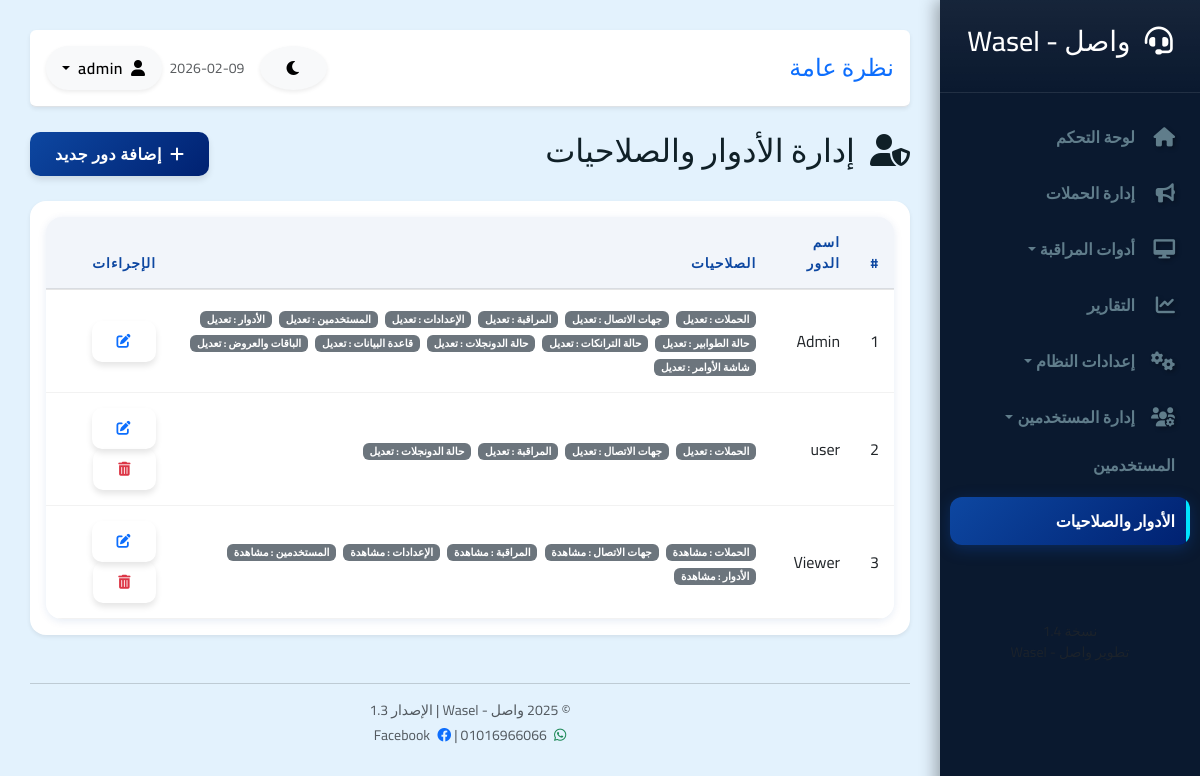
/roles (signed in), run on the app's committed database.
### models.py (models this page shows, shortened)
class User(UserMixin, db.Model):
    id = db.Column(db.Integer, primary_key=True)
    username = db.Column(db.String(50), unique=True, nullable=False)
    password_hash = db.Column(db.String(128), nullable=False)
    role = db.Column(db.String(20), default='user')
    role_id = db.Column(db.Integer, db.ForeignKey('role.id'), nullable=True)
    is_banned = db.Column(db.Boolean, default=False) # حالة الحظر
    client_id = db.Column(db.Integer, db.ForeignKey('client.id'), nullable=True) # العميل التابع له (للنظام متعدد المستخدمين)
    @property
    def permissions(self):
        if self.role_id and self.user_role:
            return self.user_role.get_permissions()
    def can(self, resource, action='view'):
        perms = self.permissions
        user_access = perms.get(resource, 'none')
        if user_access == 'edit':
            return True
        if user_access == 'view' and action == 'view':
            return True
        return False

class Role(db.Model):
    id = db.Column(db.Integer, primary_key=True)
    name = db.Column(db.String(50), unique=True, nullable=False)
    permissions = db.Column(db.Text, default='{}') # JSON string
    users = db.relationship('User', backref='user_role', lazy=True)
    def get_permissions(self):
        try:
            return json.loads(self.permissions) if self.permissions else {}
        except:
            return {}

### app.py (the view)
@app.route('/roles')
@login_required
@requires_permission('roles', 'view')
def roles():
    roles = Role.query.all()
    return render_template('roles.html', roles=roles)

### app.py (called while the page is built)
@login_manager.user_loader
def load_user(user_id):
    return User.query.get(int(user_id))

def requires_permission(resource, action='view'):
    def decorator(f):
        @wraps(f)
        def decorated_function(*args, **kwargs):
            if not current_user.is_authenticated:
                return redirect(url_for('login'))
            if not current_user.can(resource, action):
                flash('ليس لديك صلاحية للقيام بهذا الإجراء', 'danger')
                return redirect(request.referrer or url_for('index'))
            return f(*args, **kwargs)
        return decorated_function
    return decorator

@app.context_processor
def inject_now():
    return {'now_date': datetime.now().strftime('%Y-%m-%d')}

### templates/roles.html (shortened to what this page needs)
{% extends "base.html" %}
{% block content %}
<div class="d-flex justify-content-between align-items-center mb-4">
    <h2><i class="fas fa-user-shield me-2"></i> إدارة الأدوار والصلاحيات</h2>
    {% if current_user.can('roles', 'edit') %}
    <button type="button" class="btn btn-primary" data-bs-toggle="modal" data-bs-target="#addRoleModal">
        <i class="fas fa-plus me-1"></i> إضافة دور جديد
    </button>
    {% endif %}
</div>
<div class="card shadow-sm">
    <div class="card-body">
        <div class="table-responsive">
            <table class="table table-hover align-middle">
                <thead class="table-light">
                    <tr>
                        <th>#</th>
                        <th>اسم الدور</th>
                        <th>الصلاحيات</th>
                        <th>الإجراءات</th>
                    </tr>
                </thead>
                <tbody>
                    {% for role in roles %}
                    <tr>
                        <td>{{ role.id }}</td>
                        <td>{{ role.name }}</td>
                        <td>
                            <small class="text-muted">
                                {% set perms = role.get_permissions() %}
                                {% for res, access in perms.items() %}
                                    {% if access != 'none' %}
                                        <span class="badge bg-secondary me-1">
                                            {% if res == 'campaigns' %}الحملات
                                            {% elif res == 'contacts' %}جهات الاتصال
                                            {% elif res == 'monitor' %}المراقبة
                                            {% elif res == 'settings' %}الإعدادات
                                            {% elif res == 'users' %}المستخدمين
                                            {% elif res == 'roles' %}الأدوار
                                            {% elif res == 'monitor_queues' %}حالة الطوابير
                                            {% elif res == 'monitor_trunks' %}حالة الترانكات
                                            {% elif res == 'monitor_dongles' %}حالة الدونجلات
                                            {% elif res == 'database' %}قاعدة البيانات
                                            {% elif res == 'packages' %}الباقات والعروض
                                            {% elif res == 'command_screen' %}شاشة الأوامر
                                            {% elif res == 'test_call' %}اتصال تجريبي
                                            {% else %}{{ res }}{% endif %}
                                            :
                                            {% if access == 'view' %}مشاهدة{% else %}تعديل{% endif %}
                                        </span>
                                    {% endif %}
                                {% endfor %}
                            </small>
                        </td>
                        <td>
                            {% if current_user.can('roles', 'edit') %}
                            <button class="btn btn-sm btn-outline-primary me-1" data-bs-toggle="modal" data-bs-target="#editRoleModal{{ role.id }}">
                                <i class="fas fa-edit"></i>
                            </button>
                            {% if role.name != 'Admin' %}
                            <a href="{{ url_for('delete_role', role_id=role.id) }}" class="btn btn-sm btn-outline-danger" onclick="return confirm('هل أنت متأكد من حذف هذا الدور؟');">
                                <i class="fas fa-trash-alt"></i>
                            </a>
                            {% endif %}
                            {% endif %}
                        </td>
                    </tr>
                    {% endfor %}
                </tbody>
            </table>
        </div>
    </div>
</div>
{% endblock %}

### templates/base.html (shortened to what this page needs)
<!DOCTYPE html>
<html lang="ar" dir="rtl">
<head>
    <link rel="stylesheet" href="https://cdn.jsdelivr.net/npm/bootstrap@5.3.0/dist/css/bootstrap.rtl.min.css">
    <link rel="stylesheet" href="https://cdnjs.cloudflare.com/ajax/libs/font-awesome/6.0.0/css/all.min.css">
    <link rel="stylesheet" href="{{ url_for('static', filename='css/style.css') }}">
</head>
<body>
    <div class="wrapper">
        <nav class="sidebar">
            <div class="sidebar-header">
                <h3 style="display:none;"><i class="fas fa-headset me-2"></i> واصل - Wasel</h3>
            </div>
            <ul class="list-unstyled components">
                <li class="{{ 'active' if request.endpoint == 'index' else '' }}">
                    <a href="{{ url_for('index') }}">
                        <i class="fas fa-home"></i> لوحة التحكم
                    </a>
                </li>
                {% if current_user.can('campaigns', 'view') %}
                <li class="{{ 'active' if 'campaign' in request.endpoint else '' }}">
                    <a href="{{ url_for('campaigns') }}">
                        <i class="fas fa-bullhorn"></i> إدارة الحملات
                    </a>
                </li>
                {% endif %}
                {% if current_user.can('monitor', 'view') %}
                <li>
                    <a href="#monitorSubmenu" data-bs-toggle="collapse" aria-expanded="false" class="dropdown-toggle">
                        <i class="fas fa-desktop"></i> أدوات المراقبة
                    </a>
                </li>
                {% endif %}
                {% if current_user.can('contacts', 'view') %}
                <li class="{{ 'active' if request.endpoint == 'reports' else '' }}">
                    <a href="{{ url_for('reports') }}">
                        <i class="fas fa-chart-line"></i> التقارير
                    </a>
                </li>
                {% endif %}
                {% if current_user.can('settings', 'view') or current_user.can('settings', 'edit') %}
                <li>
                    <a href="#systemSettingsSubmenu" data-bs-toggle="collapse" aria-expanded="false" class="dropdown-toggle">
                        <i class="fas fa-cogs"></i> إعدادات النظام
                    </a>
                </li>
                {% endif %}
                {% if current_user.can('users', 'view') or current_user.can('roles', 'view') %}
                <li>
                    <a href="#userManagementSubmenu" data-bs-toggle="collapse" aria-expanded="false" class="dropdown-toggle">
                        <i class="fas fa-users-cog"></i> إدارة المستخدمين
                    </a>
                    <ul class="collapse list-unstyled {{ 'show' if request.endpoint in ['users', 'roles'] else '' }}" id="userManagementSubmenu">
                        {% if current_user.can('users', 'view') %}
                        <li class="{{ 'active' if request.endpoint == 'users' else '' }}">
                            <a href="{{ url_for('users') }}">المستخدمين</a>
                        </li>
                        {% endif %}
                        {% if current_user.can('roles', 'view') %}
                        <li class="{{ 'active' if request.endpoint == 'roles' else '' }}">
                            <a href="{{ url_for('roles') }}">الأدوار والصلاحيات</a>
                        </li>
                        {% endif %}
                    </ul>
                </li>
                {% endif %}
            </ul>
            <div class="text-center mt-5 text-muted small px-3">
                <p>نسخة 1.4<br>تطوير واصل - Wasel</p>
            </div>
        </nav>
        <div class="content">
            <header class="d-flex justify-content-between align-items-center mb-4 pb-3 border-bottom bg-white p-3 rounded shadow-sm">
                <div class="d-flex align-items-center">
                    <h2 class="h4 text-primary m-0">
                        {% block header_title %}نظرة عامة{% endblock %}
                    </h2>
                </div>
                <div class="d-flex align-items-center">
                    <button class="btn btn-light rounded-circle me-2 shadow-sm" id="darkModeToggle" title="الوضع الليلي">
                        <i class="fas fa-moon"></i>
                    </button>
                    <span class="text-muted small me-2 ms-2 d-none d-md-inline">{{ now_date }}</span>
                    <div class="dropdown">
                        <button class="btn btn-light rounded-pill shadow-sm dropdown-toggle px-3" type="button" id="userDropdown" data-bs-toggle="dropdown" aria-expanded="false">
                            <i class="fas fa-user me-1"></i>
                            {% if current_user.is_authenticated %}
                                {{ current_user.username }}
                            {% else %}
                                زائر
                            {% endif %}
                        </button>
                    </div>
                </div>
            </header>
            <div class="toast-container position-fixed top-0 start-0 p-3" style="z-index: 1050;">
            </div>
            <div class="fade-in">
                {% block content %}{% endblock %}
            </div>
            <footer class="mt-5 text-center text-muted small">
                <hr>
                <p class="mb-1">&copy; 2025 واصل - Wasel | الإصدار 1.3</p>
                <p class="mb-0">
                    <i class="fab fa-whatsapp text-success me-1"></i> 01016966066 |
                    <a href="https://www.facebook.com/profile.php?id=61575252946157" target="_blank" class="text-decoration-none text-muted">
                        <i class="fab fa-facebook text-primary me-1"></i> Facebook
                    </a>
                </p>
            </footer>
        </div>
    </div>
</body>
</html>

### static/css/style.css (style rules this page uses)
:root { --primary-color: #0d47a1; --primary-light: #5472d3; --primary-dark: #002171; --accent-color: #00e5ff; --secondary-color: #546e7a; --success-color: #00c853; --info-color: #00b0ff; --warning-color: #ffab00; --danger-color: #d50000; --bg-body: #e3f2fd; --bg-card: #ffffff; --bg-sidebar: #0a192f; --text-main: #102027; --text-muted: #607d8b; --text-light: #ffffff; --shadow-sm: 0 2px 8px rgba(13, 71, 161, 0.1); --shadow-md: 0 5px 15px rgba(13, 71, 161, 0.15); --shadow-lg: 0 10px 25px rgba(13, 71, 161, 0.2); --shadow-3d: 5px 5px 10px #b8b9be, -5px -5px 10px #ffffff; --sidebar-width: 260px; --border-radius: 16px; --transition-speed: 0.3s; }
body { font-family: 'Cairo', sans-serif; background-color: var(--bg-body); color: var(--text-main); overflow-x: hidden; transition: background-color var(--transition-speed), color var(--transition-speed); }
.sidebar { height: 100vh; width: var(--sidebar-width); position: fixed; top: 0; right: 0; background: var(--bg-sidebar); color: var(--text-light); transition: all var(--transition-speed); z-index: 1000; box-shadow: -5px 0 15px rgba(0,0,0,0.3); overflow-y: auto; }
.sidebar-header { padding: 25px 15px; text-align: center; border-bottom: 1px solid rgba(255,255,255,0.05); background: linear-gradient(180deg, rgba(255,255,255,0.05) 0%, transparent 100%); }
.sidebar ul.components { padding: 20px 10px; }
.sidebar ul li { margin-bottom: 8px; }
.sidebar ul li a { padding: 12px 15px; display: flex; align-items: center; color: var(--text-muted); text-decoration: none; border-radius: 12px; transition: all var(--transition-speed); font-weight: 600; position: relative; overflow: hidden; }
.sidebar ul li a i { width: 30px; font-size: 1.2rem; margin-left: 10px; transition: transform var(--transition-speed); text-shadow: 2px 2px 4px rgba(0,0,0,0.3); }
.sidebar ul li.active > a { color: var(--text-light); background: linear-gradient(135deg, var(--primary-color) 0%, var(--primary-dark) 100%); box-shadow: 0 4px 15px rgba(13, 71, 161, 0.4); }
.sidebar ul li.active > a::before { content: ''; position: absolute; right: 0; top: 0; height: 100%; width: 4px; background: var(--accent-color); border-top-left-radius: 4px; border-bottom-left-radius: 4px; }
.content { margin-right: var(--sidebar-width); padding: 30px; transition: all var(--transition-speed); min-height: 100vh; }
header { background: var(--bg-card) !important; border-bottom: none !important; box-shadow: var(--shadow-sm) !important; border-radius: var(--border-radius); margin-bottom: 30px; }
.card { background: var(--bg-card); border: none; border-radius: var(--border-radius); box-shadow: var(--shadow-md); transition: all var(--transition-speed); margin-bottom: 25px; position: relative; overflow: hidden; }
.btn { border-radius: 10px; padding: 10px 25px; font-weight: 600; letter-spacing: 0.5px; transition: all 0.2s; border: none; box-shadow: 0 4px 6px rgba(0,0,0,0.1); position: relative; overflow: hidden; }
.btn-primary { background: linear-gradient(135deg, var(--primary-color) 0%, var(--primary-dark) 100%); }
.table-responsive { border-radius: var(--border-radius); box-shadow: var(--shadow-sm); background: var(--bg-card); padding: 0; overflow: hidden; }
.table { margin-bottom: 0; color: var(--text-main); }
.table thead th { background-color: rgba(13, 71, 161, 0.05); border-bottom: 2px solid rgba(0,0,0,0.1); color: var(--primary-color); font-weight: 700; text-transform: uppercase; font-size: 0.85rem; letter-spacing: 1px; padding: 15px; }
.table tbody td { padding: 15px; vertical-align: middle; border-color: rgba(0,0,0,0.05); }
.fade-in { animation: fadeIn 0.5s ease-out forwards; }

### data on the page
User: username "admin"
Role: id "1", name "Admin"
Role: id "2", name "user"
Role: id "3", name "Viewer"
